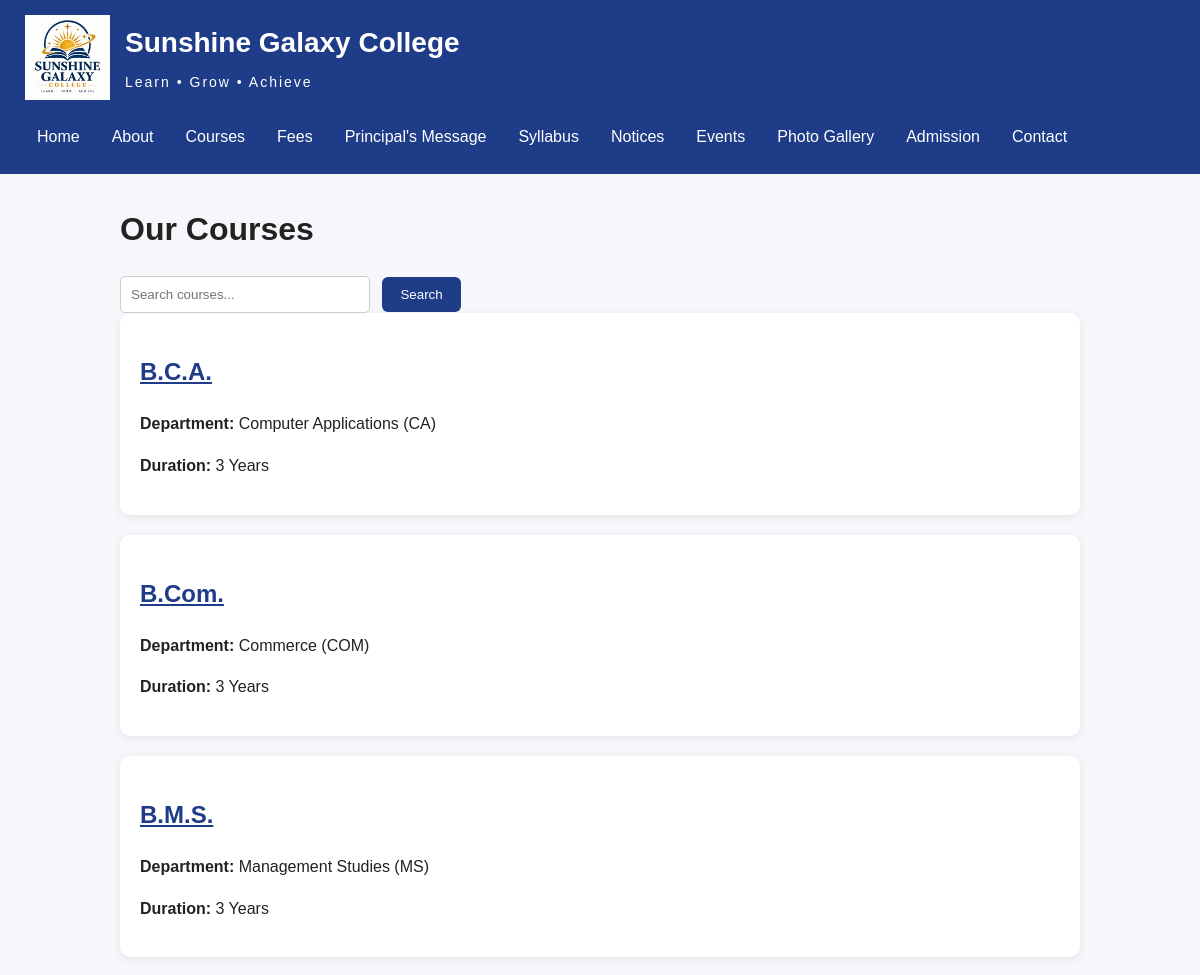
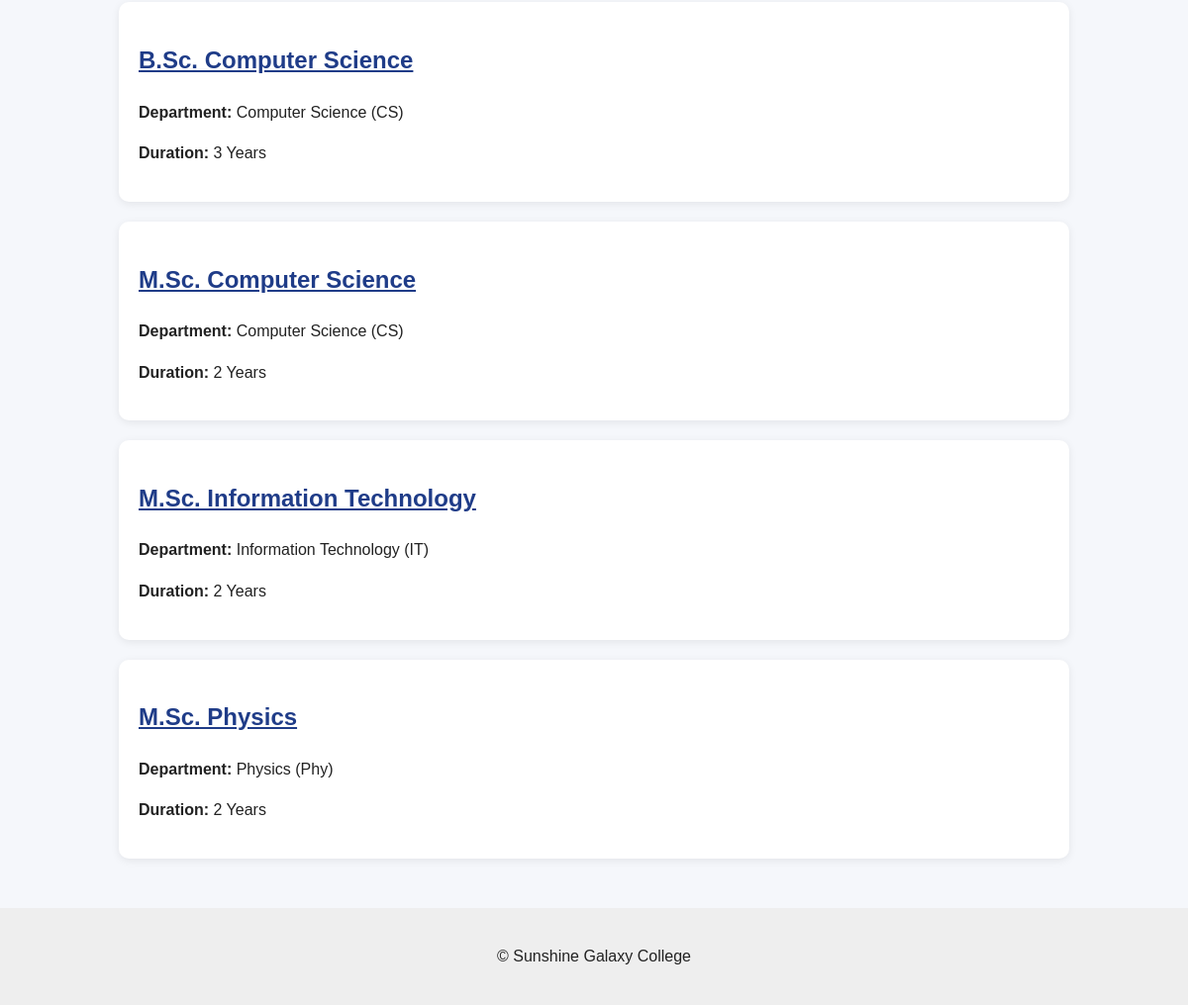
Page /courses/ on the committed database (2 pictures, top to bottom).
### core/models.py (models this page shows, shortened)
class Course(models.Model):
    department = models.ForeignKey(
        Department,
        on_delete=models.CASCADE,
        related_name="courses"
    )
    name = models.CharField(max_length=150)
    degree = models.CharField(max_length=100)
    duration = models.CharField(max_length=50)
    description = models.TextField()
    eligibility = models.TextField()
    is_active = models.BooleanField(default=True)
    class Meta:
        ordering = ["name"]

class Department(models.Model):
    name = models.CharField(max_length=150)
    code = models.CharField(max_length=20, unique=True)
    description = models.TextField()
    hod = models.CharField(max_length=100)
    def __str__(self):
        return f"{self.name} ({self.code})"
    class Meta:
        ordering = ["name"]

### core/views.py (the view)
# urls.py: path("courses/", views.course_list, name="course_list"),
def course_list(request):
    search_query = request.GET.get("search", "")
    courses = Course.objects.filter(is_active=True)
    if search_query:
        courses = courses.filter(
            name__icontains=search_query
        )
    return render(
        request,
        "core/course_list.html",
        {
            "courses": courses,
            "search_query": search_query,
        }
    )

### Templates/core/course_list.html (shortened to what this page needs)
{% extends "base.html" %}
{% block content %}
<h1>Our Courses</h1>
<form method="get">
    <input
        type="text"
        name="search"
        placeholder="Search courses..."
        value="{{ search_query }}"
    >
    <button type="submit">
        Search
    </button>
</form>
{% for course in courses %}
    <div class="course-card">
        <h2>
            <a href="{% url 'course_detail' course.id %}">
                {{ course.name }}
            </a>
        </h2>
        <p>
            <strong>Department:</strong>
            {{ course.department }}
        </p>
        <p>
            <strong>Duration:</strong>
            {{ course.duration }}
        </p>
    </div>
{% empty %}
    <p>No courses found.</p>
{% endfor %}
{% endblock %}

### static/css/style.css (style rules this page uses)
* { box-sizing: border-box; }
body { margin: 0; font-family: Arial, sans-serif; background: #f5f7fb; color: #222; line-height: 1.6; }
a { color: #1f3c88; }
.course-card, .notice-card { background: white; padding: 20px; margin-bottom: 20px; border-radius: 10px; box-shadow: 0 2px 8px rgba(0, 0, 0, 0.08); }
button { background: #1f3c88; color: white; border: none; padding: 10px 18px; border-radius: 6px; cursor: pointer; }
input, textarea, select { padding: 10px; border: 1px solid #ccc; border-radius: 5px; max-width: 100%; }
input { width: 250px; margin-right: 8px; }

### rows in the picture
Course: name "B.C.A.", department "Computer Applications (CA)", duration "3 Years"
Course: name "B.Com.", department "Commerce (COM)", duration "3 Years"
Course: name "B.M.S.", department "Management Studies (MS)", duration "3 Years"
Course: name "B.Sc. Computer Science", department "Computer Science (CS)", duration "3 Years"
Course: name "M.Sc. Computer Science", department "Computer Science (CS)", duration "2 Years"
Course: name "M.Sc. Information Technology", department "Information Technology (IT)", duration "2 Years"
Course: name "M.Sc. Physics", department "Physics (Phy)", duration "2 Years"
